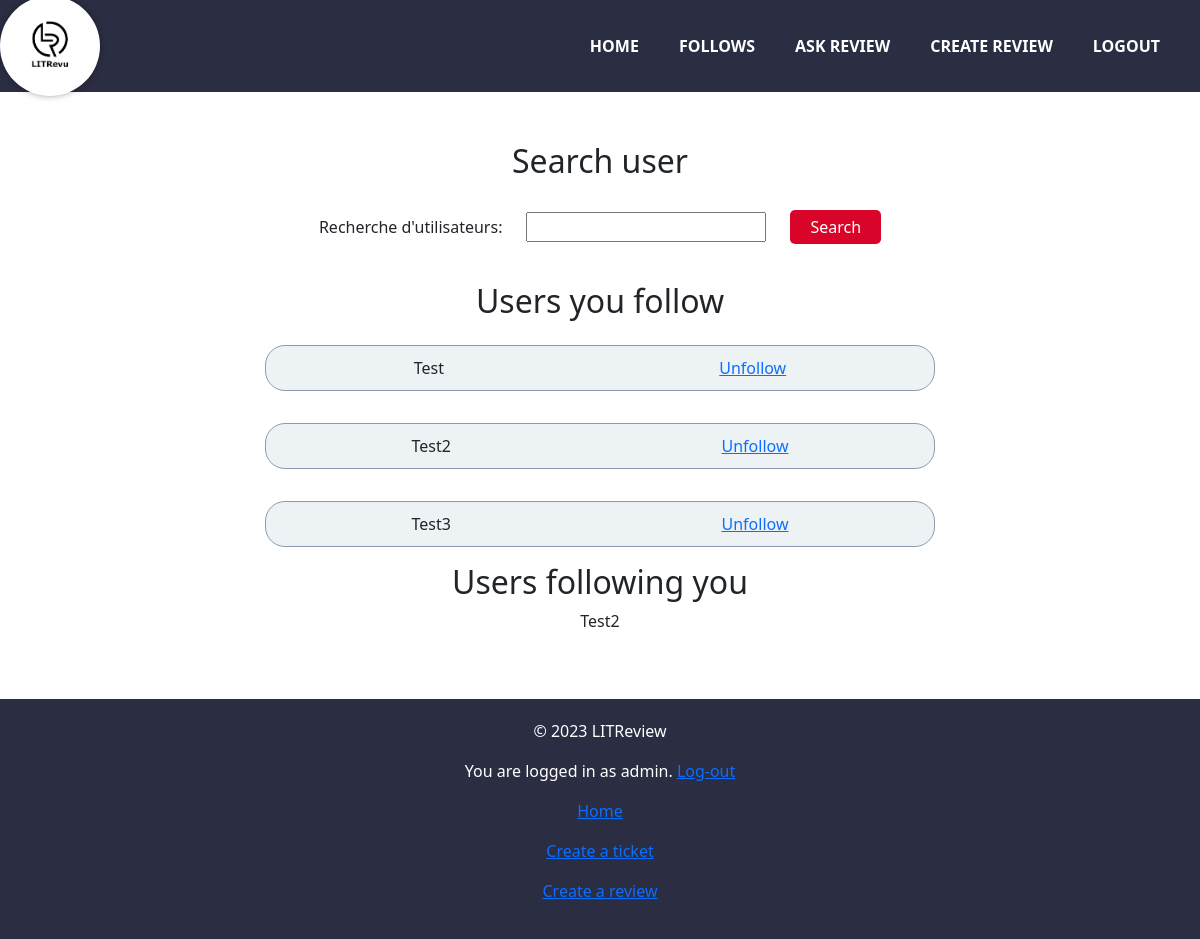
The page /followers/search/ (signed in) on the database as committed earlier.
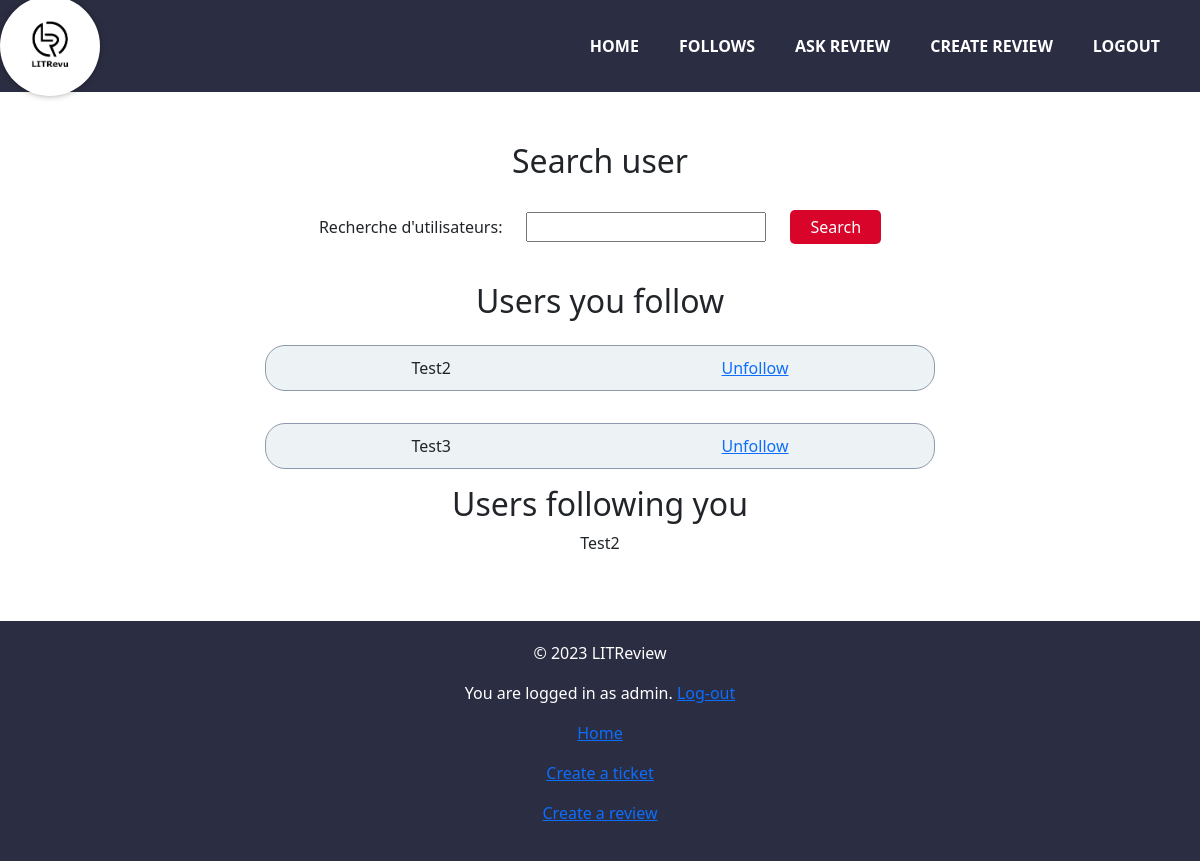
The same page on the database as committed later.
### appreview/models.py (models this page shows, shortened)
class UserFollows(models.Model):
    user = models.ForeignKey(
        to=settings.AUTH_USER_MODEL, on_delete=models.CASCADE)
    followed_user = models.ForeignKey(to=settings.AUTH_USER_MODEL,
                                      on_delete=models.CASCADE,
                                      related_name="followed_by")
    class Meta:
        unique_together = ('user', 'followed_user',)

### authentication/models.py (models this page shows)
class User(AbstractUser):
    MODERATOR = 'MODERATOR'
    REVIEWER = 'REVIEWER'
    AUTHOR = 'AUTHOR'
    ROLES_CHOICES = (
        (MODERATOR, 'Moderator'),
        (REVIEWER, 'Reviewer'),
        (AUTHOR, 'Author'),
    )
    profile_picture = models.ImageField()
    role = models.CharField(max_length=30, choices=ROLES_CHOICES, verbose_name='rôle', default=REVIEWER)
    follows = models.ManyToManyField(
        'self',
        symmetrical=False,
        verbose_name='suit',
        blank=True,
    )

### appreview/views.py (the view, shortened to what this page needs)
# urls.py: path('followers/search/', appreview_views.followers, name='user_search'),
@login_required
def followers(request):
    form = UserSearchForm()
    users_following = UserFollows.objects.filter(user=request.user)
    users_followed_by = UserFollows.objects.filter(followed_user=request.user)
    context = {
        "form": form,
        "users_following": users_following,
        "users_followed_by": users_followed_by,
    }
    return render(request, "appreview/followers.html", context=context)

### appreview/forms.py
class UserSearchForm(forms.Form):
    search_query = forms.CharField(label='Recherche d\'utilisateurs')

### appreview/templates/appreview/followers.html (shortened to what this page needs)
{% extends 'base.html' %}
{% load static %}
{% block content %}
<head>
    <link rel="stylesheet" href="{% static 'appreview/css/followers.css' %}">
</head>
<section class="follower">
    <div class="container">
        <div class="search-user">
            <h2>Search user</h2>
            <form method="post" class="search-form">
                {{ form.as_p }}
                <div class="search-button">
                    <button type="submit">Search</button>
                </div>
            </form>
        </div>
        <div class="following">
            <h2>Users you follow</h2>
            {% for user in users_following %}
            <div class="user-item">
                <p>{{ user.followed_user|title }}</p>
                <a href="{% url 'appreview:unfollow' user.id %}">Unfollow</a>
            </div>
            {% endfor %}
        </div>
        <div class="followed-by">
            <h2>Users following you</h2>
            {% for user in users_followed_by %}
            <div>
                <p>{{ user.user|title }}</p>
            </div>
            {% endfor %}
        </div>
    </div>
</section>
{% endblock content %}

Rows that differ between the two databases and show on the page:
removed UserFollows: followed_user "Test", shown under "Users you follow"
